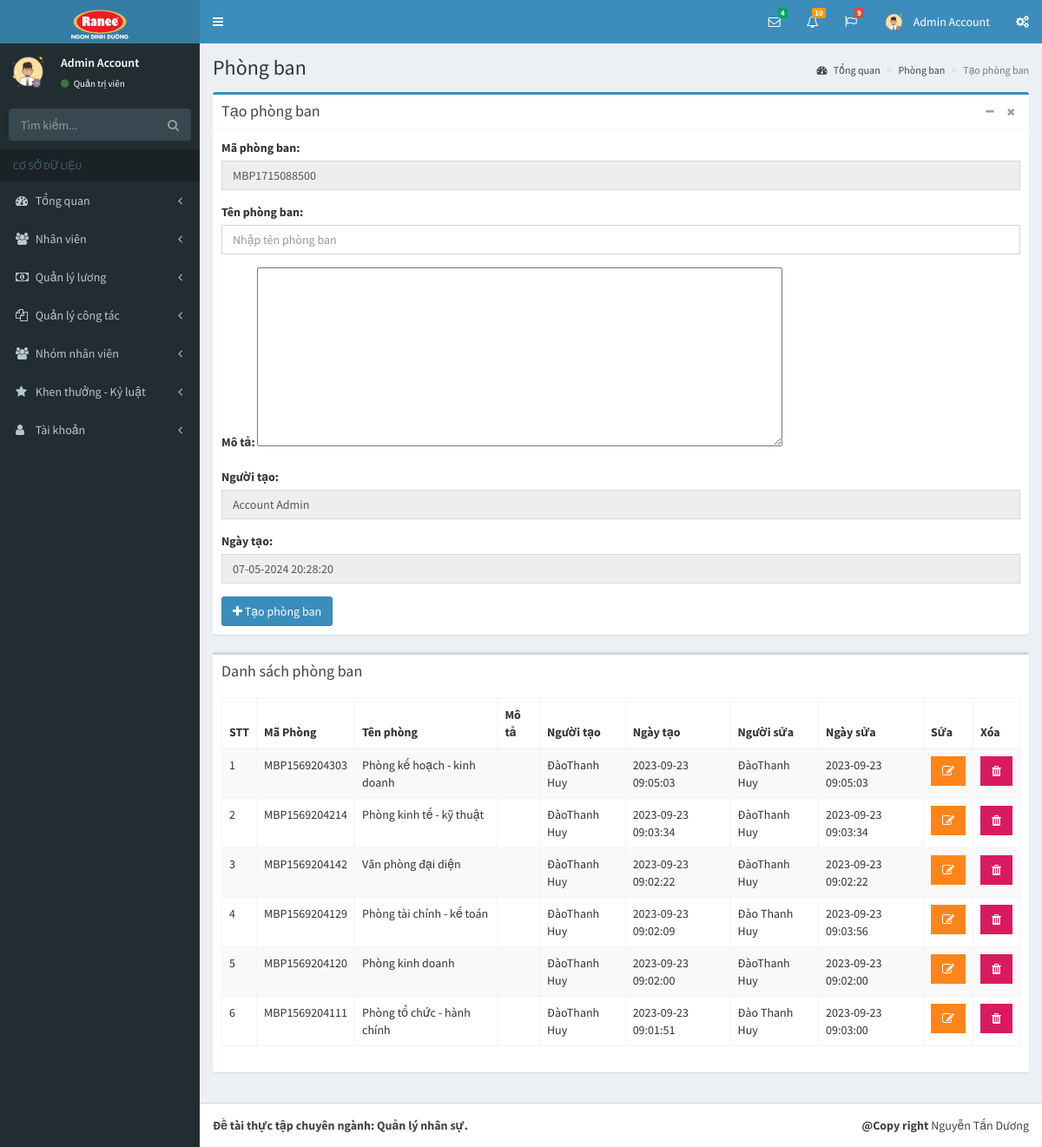
Page /pages/phong-ban.php (signed in) on the committed database.
### tables this page shows
CREATE TABLE `tai_khoan` (
  `id` int(11) NOT NULL,
  `ho` varchar(50) NOT NULL,
  `ten` varchar(50) NOT NULL,
  `hinh_anh` varchar(50) NOT NULL,
  `email` varchar(50) NOT NULL,
  `mat_khau` varchar(50) NOT NULL,
  `so_dt` varchar(50) NOT NULL,
  `quyen` tinyint(1) NOT NULL,
  `trang_thai` tinyint(1) NOT NULL,
  `truy_cap` int(11) NOT NULL,
  `ngay_tao` datetime NOT NULL,
  `ngay_sua` datetime NOT NULL
);

CREATE TABLE `phong_ban` (
  `id` int(11) NOT NULL,
  `ma_phong_ban` varchar(255) NOT NULL,
  `ten_phong_ban` varchar(255) NOT NULL,
  `ghi_chu` varchar(255) NOT NULL,
  `nguoi_tao` varchar(50) NOT NULL,
  `ngay_tao` datetime NOT NULL,
  `nguoi_sua` varchar(50) DEFAULT NULL,
  `ngay_sua` datetime DEFAULT NULL
);

### pages/phong-ban.php (the view, shortened to what this page needs)
<?php
if(isset($_SESSION['username']) && isset($_SESSION['level']))
{
  include('../layouts/header.php');
  include('../layouts/topbar.php');
  include('../layouts/sidebar.php');
  $showData = "SELECT id, ma_phong_ban, ten_phong_ban, ghi_chu, nguoi_tao, ngay_tao, nguoi_sua, ngay_sua FROM phong_ban ORDER BY ngay_tao DESC";
  $result = mysqli_query($conn, $showData);
  $arrShow = array();
  while ($row = mysqli_fetch_array($result)) {
    $arrShow[] = $row;
  }
  $roomCode = "MBP" . time();
?>
  <div class="content-wrapper">
    <section class="content-header">
      <h1>
        Phòng ban
      </h1>
      <ol class="breadcrumb">
        <li><a href="index.php?p=index&a=statistic"><i class="fa fa-dashboard"></i> Tổng quan</a></li>
        <li><a href="phong-ban.php?p=staff&a=room">Phòng ban</a></li>
        <li class="active">Tạo phòng ban</li>
      </ol>
    </section>
    <section class="content">
      <div class="row">
        <div class="col-xs-12">
          <div class="box box-primary">
            <div class="box-header with-border">
              <h3 class="box-title">Tạo phòng ban</h3>
              <div class="box-tools pull-right">
                <button type="button" class="btn btn-box-tool" data-widget="collapse"><i class="fa fa-minus"></i></button>
                <button type="button" class="btn btn-box-tool" data-widget="remove"><i class="fa fa-remove"></i></button>
              </div>
            </div>
            <div class="box-body">
              <form action="" method="POST">
                <div class="row">
                  <div class="col-md-12">
                    <div class="form-group">
                      <label for="exampleInputEmail1">Mã phòng ban: </label>
                      <input type="text" class="form-control" id="exampleInputEmail1" name="roomCode" value="<?php echo $roomCode; ?>" readonly>
                    </div>
                    <div class="form-group">
                      <label for="exampleInputEmail1">Tên phòng ban: </label>
                      <input type="text" class="form-control" id="exampleInputEmail1" placeholder="Nhập tên phòng ban" name="roomName">
                    </div>
                    <div class="form-group">
                      <label for="exampleInputEmail1">Mô tả: </label>
                      <textarea id="editor1" rows="10" cols="80" name="description">
                      </textarea>
                    </div>
                    <div class="form-group">
                      <label for="exampleInputEmail1">Người tạo: </label>
                      <input type="text" class="form-control" id="exampleInputEmail1" value="<?php echo $row_acc['ho']; echo " "; echo $row_acc['ten']; ?>" name="personCreate" readonly>
                    </div>
                    <div class="form-group">
                      <label for="exampleInputEmail1">Ngày tạo: </label>
                      <input type="text" class="form-control" id="exampleInputEmail1" value="<?php echo date('d-m-Y H:i:s'); ?>" name="dateCreate" readonly>
                    </div>
                    <?php
                      if($_SESSION['level'] == 1)
                        echo "<button type='submit' class='btn btn-primary' name='save'><i class='fa fa-plus'></i> Tạo phòng ban</button>";
                    ?>
                  </div>
                </div>
              </form>
            </div>
          </div>
          <div class="box">
            <div class="box-header">
              <h3 class="box-title">Danh sách phòng ban</h3>
            </div>
            <div class="box-body">
              <div class="table-responsive">
                <table id="example1" class="table table-bordered table-striped">
                  <thead>
                  <tr>
                    <th>STT</th>
                    <th>Mã Phòng</th>
                    <th>Tên phòng</th>
                    <th>Mô tả</th>
                    <th>Người tạo</th>
                    <th>Ngày tạo</th>
                    <th>Người sửa</th>
                    <th>Ngày sửa</th>
                    <th>Sửa</th>
                    <th>Xóa</th>
                  </tr>
                  </thead>
                  <tbody>
                  <?php
                    $count = 1;
                    foreach ($arrShow as $arrS)
                    {
                  ?>
                      <tr>
                        <td><?php echo $count; ?></td>
                        <td><?php echo $arrS['ma_phong_ban']; ?></td>
                        <td><?php echo $arrS['ten_phong_ban']; ?></td>
                        <td><?php echo $arrS['ghi_chu']; ?></td>
                        <td><?php echo $arrS['nguoi_tao']; ?></td>
                        <td><?php echo $arrS['ngay_tao']; ?></td>
                        <td><?php echo $arrS['nguoi_sua']; ?></td>
                        <td><?php echo $arrS['ngay_sua']; ?></td>
                        <th>
                          <?php
                            if($row_acc['quyen'] == 1)
                            {
                              echo "<form method='POST'>";
                              echo "<button type='submit' class='btn bg-orange btn-flat'  name='edit'><i class='fa fa-edit'></i></button>";
                              echo "</form>";
                            }
                            else
                            {
                              echo "<button type='button' class='btn bg-orange btn-flat' disabled><i class='fa fa-edit'></i></button>";
                            }
                          ?>
                        </th>
                        <th>
                          <?php
                            if($row_acc['quyen'] == 1)
                            {
                              echo "<button type='button' class='btn bg-maroon btn-flat' data-toggle='modal' data-target='#exampleModal' data-whatever='".$arrS['id']."'><i class='fa fa-trash'></i></button>";
                            }
                            else
                            {
                              echo "<button type='button' class='btn bg-maroon btn-flat' disabled><i class='fa fa-trash'></i></button>";
                            }
                          ?>
                        </th>
                      </tr>
                  <?php
                      $count++;
                    }
                  ?>
                  </tbody>
                </table>
              </div>
            </div>
          </div>
        </div>
      </div>
    </section>
  </div>
<?php
  include('../layouts/footer.php');
}
else
{
  header('Location: dang-nhap.php');
}
?>

### layouts/topbar.php (shortened to what this page needs)
<body class="hold-transition skin-blue sidebar-mini">
<div class="wrapper">
  <header class="main-header">
    <a href="index.php?p=index&a=statistic" class="logo">
      <span class="logo-lg"><img src="../dist/images/logo.png" alt=""></span>
    </a>
    <nav class="navbar navbar-static-top">
      <a href="#" class="sidebar-toggle" data-toggle="push-menu" role="button">
      </a>
      <div class="navbar-custom-menu">
        <ul class="nav navbar-nav">
          <li class="dropdown messages-menu">
            <a href="#" class="dropdown-toggle" data-toggle="dropdown">
              <i class="fa fa-envelope-o"></i>
              <span class="label label-success">4</span>
            </a>
          </li>
          <li class="dropdown notifications-menu">
            <a href="#" class="dropdown-toggle" data-toggle="dropdown">
              <i class="fa fa-bell-o"></i>
              <span class="label label-warning">10</span>
            </a>
          </li>
          <li class="dropdown tasks-menu">
            <a href="#" class="dropdown-toggle" data-toggle="dropdown">
              <i class="fa fa-flag-o"></i>
              <span class="label label-danger">9</span>
            </a>
          </li>
          <li class="dropdown user user-menu">
            <a href="#" class="dropdown-toggle" data-toggle="dropdown">
              <img src="../uploads/images/<?php echo $row_acc['hinh_anh']; ?>" class="user-image" alt="User Image">
              <span class="hidden-xs"><?php echo $row_acc['ten']; ?> <?php echo $row_acc['ho']; ?></span>
            </a>
          </li>
          <li>
            <a href="#" data-toggle="control-sidebar"><i class="fa fa-gears"></i></a>
          </li>
        </ul>
      </div>
    </nav>
  </header>

### layouts/sidebar.php (shortened to what this page needs)
<aside class="main-sidebar">
  <section class="sidebar">
    <div class="user-panel">
      <div class="pull-left image">
        <img src="../uploads/images/<?php echo $row_acc['hinh_anh']; ?>" class="img-circle" alt="User Image">
      </div>
      <div class="pull-left info">
        <p>
          <?php echo $row_acc['ten']; ?> <?php echo $row_acc['ho']; ?>
        </p>
        <a href="#"><i class="fa fa-circle text-success"></i>
          <?php
            if($row_acc['quyen'] == 1)
            {
              echo "Quản trị viên";
            }
            else
            {
              echo "Nhân viên";
            }
          ?>
        </a>
      </div>
    </div>
    <form action="#" method="get" class="sidebar-form">
      <div class="input-group">
        <input type="text" name="q" class="form-control" placeholder="Tìm kiếm...">
        <span class="input-group-btn">
              <button type="submit" name="search" id="search-btn" class="btn btn-flat"><i class="fa fa-search"></i>
              </button>
            </span>
      </div>
    </form>
    <ul class="sidebar-menu" data-widget="tree">
      <li class="header">CƠ SỞ DỮ LIỆU</li>
      <li class="<?php if($p == 'index') echo 'active'; ?> treeview">
        <a href="#">
          <i class="fa fa-dashboard"></i> <span>Tổng quan</span>
          <span class="pull-right-container">
            <i class="fa fa-angle-left pull-right"></i>
          </span>
        </a>
      </li>
      <li class="<?php if($p == 'staff') echo 'active'; ?> treeview">
        <a href="#">
          <i class="fa fa-users"></i>
          <span>Nhân viên</span>
          <span class="pull-right-container">
            <i class="fa fa-angle-left pull-right"></i>
          </span>
        </a>
      </li>
      <li class="<?php if($p == 'salary') echo 'active'; ?> treeview">
        <a href="#">
          <i class="fa fa-money"></i>
          <span>Quản lý lương</span>
          <span class="pull-right-container">
            <i class="fa fa-angle-left pull-right"></i>
          </span>
        </a>
      </li>
      <li class="<?php if($p == 'collaborate') echo 'active'; ?> treeview">
        <a href="#">
          <i class="fa fa-files-o"></i>
          <span>Quản lý công tác</span>
          <span class="pull-right-container">
            <i class="fa fa-angle-left pull-right"></i>
          </span>
        </a>
      </li>
      <li class="<?php if($p == 'group') echo 'active'; ?> treeview">
        <a href="#">
          <i class="fa fa-users"></i> <span>Nhóm nhân viên</span>
          <span class="pull-right-container">
            <i class="fa fa-angle-left pull-right"></i>
          </span>
        </a>
      </li>
      <li class="<?php if($p == 'bonus-discipline') echo 'active'; ?> treeview">
        <a href="#">
          <i class="fa fa-star"></i> <span>Khen thưởng - Kỷ luật</span>
          <span class="pull-right-container">
            <i class="fa fa-angle-left pull-right"></i>
          </span>
        </a>
      </li>
      <li class="<?php if($p == 'account') echo 'active'; ?> treeview">
        <a href="#">
          <i class="fa fa-user"></i> <span>Tài khoản</span>
          <span class="pull-right-container">
            <i class="fa fa-angle-left pull-right"></i>
          </span>
        </a>
      </li>
    </ul>
  </section>
</aside>

### rows in the picture
tai_khoan: hinh_anh (picture), ten "Admin", ho "Account", personCreate "Account Admin"
phong_ban: ma_phong_ban "MBP1569204303", ten_phong_ban "Phòng kế hoạch - kinh doanh", nguoi_tao "ĐàoThanh Huy", ngay_tao "2023-09-23 09:05:03", nguoi_sua "ĐàoThanh Huy", ngay_sua "2023-09-23 09:05:03"
phong_ban: ma_phong_ban "MBP1569204214", ten_phong_ban "Phòng kinh tế - kỹ thuật", nguoi_tao "ĐàoThanh Huy", ngay_tao "2023-09-23 09:03:34", nguoi_sua "ĐàoThanh Huy", ngay_sua "2023-09-23 09:03:34"
phong_ban: ma_phong_ban "MBP1569204142", ten_phong_ban "Văn phòng đại diện", nguoi_tao "ĐàoThanh Huy", ngay_tao "2023-09-23 09:02:22", nguoi_sua "ĐàoThanh Huy", ngay_sua "2023-09-23 09:02:22"
phong_ban: ma_phong_ban "MBP1569204129", ten_phong_ban "Phòng tài chính - kế toán", nguoi_tao "ĐàoThanh Huy", ngay_tao "2023-09-23 09:02:09", nguoi_sua "Đào Thanh Huy", ngay_sua "2023-09-23 09:03:56"
phong_ban: ma_phong_ban "MBP1569204120", ten_phong_ban "Phòng kinh doanh", nguoi_tao "ĐàoThanh Huy", ngay_tao "2023-09-23 09:02:00", nguoi_sua "ĐàoThanh Huy", ngay_sua "2023-09-23 09:02:00"
phong_ban: ma_phong_ban "MBP1569204111", ten_phong_ban "Phòng tổ chức - hành chính", nguoi_tao "ĐàoThanh Huy", ngay_tao "2023-09-23 09:01:51", nguoi_sua "Đào Thanh Huy", ngay_sua "2023-09-23 09:03:00"
